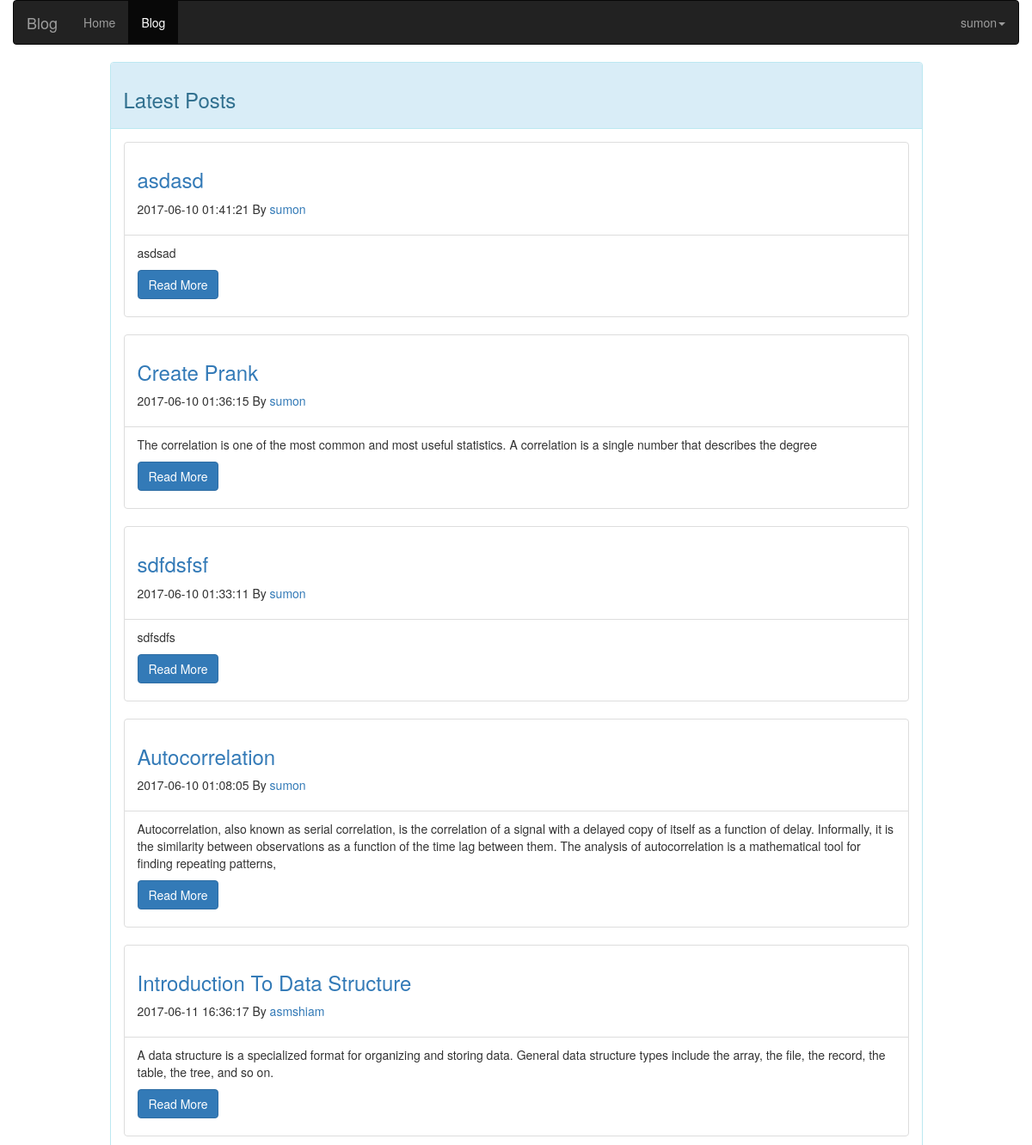
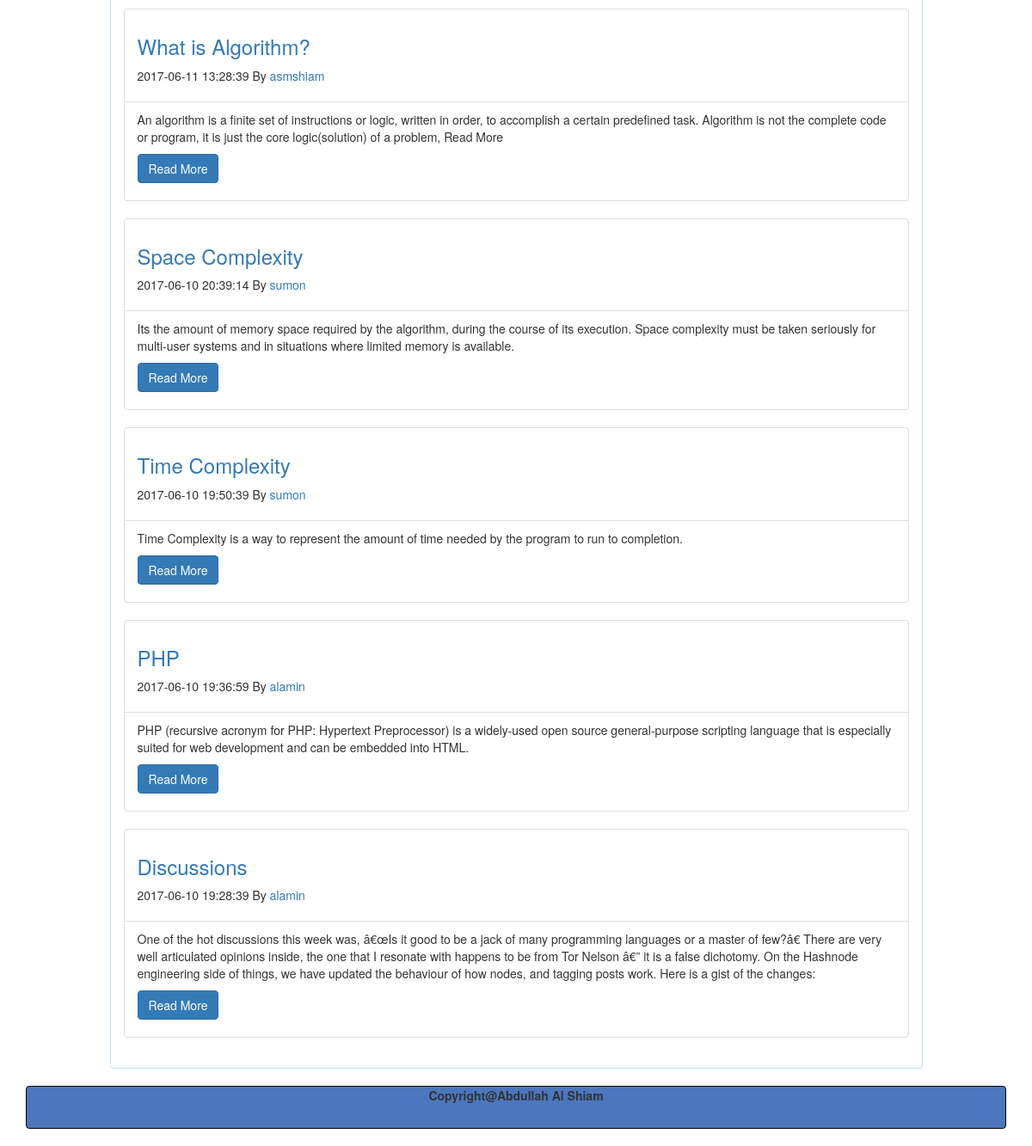
Page /?controller=posts&action=index (signed in) on the committed database (2 pictures, top to bottom).
### tables this page shows
CREATE TABLE `posts` (
  `id` int(11) NOT NULL,
  `user_id` int(45) NOT NULL,
  `title` text NOT NULL,
  `content` text NOT NULL,
  `description` text NOT NULL,
  `active` int(50) NOT NULL,
  `created_date` datetime NOT NULL
);

CREATE TABLE `user` (
  `user_id` int(11) NOT NULL,
  `user_name` varchar(45) NOT NULL,
  `email` varchar(45) NOT NULL,
  `password` varchar(45) NOT NULL,
  `created_date` datetime NOT NULL
);

### controllers/posts_controller.php (called while the page is built, shortened)
<?php
  class PostsController {
    public function index() {
      $posts = Model::all();
      require_once('views/posts/index.php');
    }
  }
?>

### index.php (called while the page is built, shortened)
<?php
  require_once('views/layout.php');
?>

### models/model.php (called while the page is built, shortened)
<?php
  class Model {
    public static function all() {
       $db = mysqli_connect("localhost", "root", "", "simple_blog");
       $result =mysqli_query($db,'SELECT * FROM posts WHERE active=1 ORDER BY `id` DESC');
     if (mysqli_num_rows($result) == 0) {
        $message="There is no posts available";
    }
    else {
    return $result;
      }
    }
       public static function GetuserNameByPostUserId($userid) {
       $db = mysqli_connect("localhost", "root", "", "simple_blog");
       $result =mysqli_query($db,"SELECT user_name FROM user WHERE user_id='$userid'");
     if (mysqli_num_rows($result) == 0) {
        $message="There is no posts available";
    }
    else {
      $row=mysqli_fetch_array($result);
    return $row;
      }
    }
  }
?>

### views/posts/index.php (the view, shortened to what this page needs)
<div class="container">
<?php include 'header.php'; ?>
<div class="row">
<div class="col-md-10 col-md-offset-1">
<div class="panel panel-info">
  <div class="panel-heading">
    <h3>Latest Posts</h3>
  </div>
  <div class="panel-body">
 <div class="">
 <?php
 if (isset($_SESSION['allposts'])) {
  while($post=mysqli_fetch_array($posts)) {
    $userid=$post['user_id'];
    $Getusername=Model::GetuserNameByPostUserId($userid);
    ?>
    <div class="list-group">
    <div class="list-group-item">
      <h3><a href="?controller=posts&action=show&id=<?php echo $post['id']; ?>">  <h3><?php echo $post['title']; ?></h3></a>
              </h3>
      <p><?php echo $post['created_date']; ?> By <a href="#"><?php echo $Getusername[0]; ?></a></p>
    </div>
    <div class="list-group-item">
      <article>
        <p><?php echo $post['content']; ?></p>
   <p> <a href='?controller=posts&action=show&id=<?php echo $post['id']; ?>' class="btn btn-primary">Read More</a></p>
      </article>
    </div>
  </div>
<?php } }
else{
 echo "<div class='alert alert-info'>
  <strong>Opps!</strong> There is no post available.
</div>";
}
?>
</div>
  </div>
</div>
</div>
</div>
 <footer>
  <nav class="navbar navbar-default navbar-inverse" style="background-color: #4B77BE;"  role="navigation">
      <p class="text-center"><b>Copyright@Abdullah Al Shiam</b></p>
    </nav>
    </footer>
</div>

### rows in the picture
posts: title "asdasd", created_date "2017-06-10 01:41:21", user.user_name "sumon", content "asdsad"
posts: title "Create Prank", created_date "2017-06-10 01:36:15", user.user_name "sumon", content "The correlation is one of the most common and most useful statistics. A correlation is a single number that describes the degree"
posts: title "sdfdsfsf", created_date "2017-06-10 01:33:11", user.user_name "sumon", content "sdfsdfs"
posts: title "Autocorrelation", created_date "2017-06-10 01:08:05", user.user_name "sumon", content "Autocorrelation, also known as serial correlation, is the correlation of a signal with a delayed copy of itself as a function of delay. Informally, it is the similarity between observations as a function of the time lag between them. The analysis of autocorrelation is a mathematical tool for finding repeating patterns,"
posts: title "Introduction To Data Structure", created_date "2017-06-11 16:36:17", user.user_name "asmshiam", content "A data structure is a specialized format for organizing and storing data. General data structure types include the array, the file, the record, the table, the tree, and so on."
posts: title "What is Algorithm?", created_date "2017-06-11 13:28:39", user.user_name "asmshiam", content "An algorithm is a finite set of instructions or logic, written in order, to accomplish a certain predefined task. Algorithm is not the complete code or program, it is just the core logic(solution) of a problem, Read More"
posts: title "Space Complexity", created_date "2017-06-10 20:39:14", user.user_name "sumon", content "Its the amount of memory space required by the algorithm, during the course of its execution. Space complexity must be taken seriously for multi-user systems and in situations where limited memory is available."
posts: title "Time Complexity", created_date "2017-06-10 19:50:39", user.user_name "sumon", content "Time Complexity is a way to represent the amount of time needed by the program to run to completion."
posts: title "PHP", created_date "2017-06-10 19:36:59", user.user_name "alamin", content "PHP (recursive acronym for PHP: Hypertext Preprocessor) is a widely-used open source general-purpose scripting language that is especially suited for web development and can be embedded into HTML."
posts: title "Discussions", created_date "2017-06-10 19:28:39", user.user_name "alamin", content "One of the hot discussions this week was, â€œIs it good to be a jack of many programming languages or a master of few?â€ There are very well articulated opinions inside, the one that I resonate with happens to be from Tor Nelson â€” it is a false dichotomy. On the Hashnode engineering side of things, we have updated the behaviour of how nodes, and tagging posts work. Here is a gist of the changes:"

### other values in the picture
$user_name "sumon"
